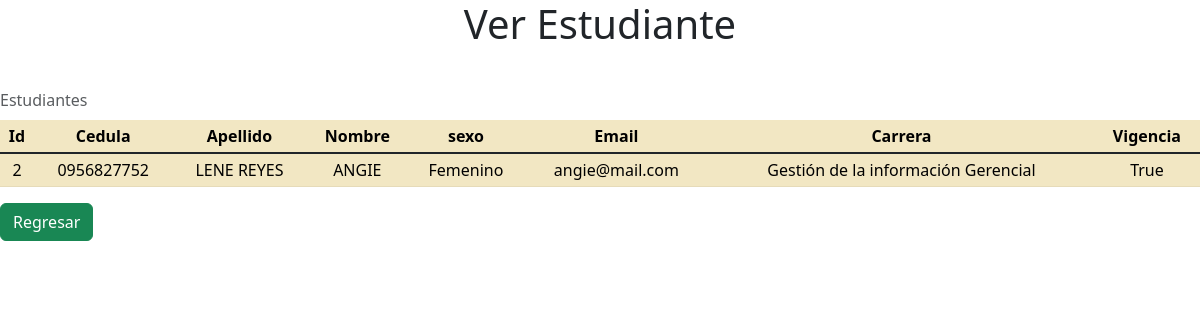
The app's page /ver_estudiante/2 with its own data.
### estudiantes/models.py (models this page shows, shortened)
class Estudiante(models.Model):
    sexos = [
        ('F', 'Femenino'),
        ('M', 'Masculino')
    ]
    cedula = models.CharField(max_length=10)
    apellido = models.CharField(max_length=50)
    nombre = models.CharField(max_length=50)
    sexo = models.CharField(max_length=1, choices=sexos, null=True)
    email= models.CharField(max_length=50)
    carrera = models.ForeignKey(Carrera, on_delete=models.CASCADE)
    vigencia = models.BooleanField(default=True)

class Carrera(models.Model):
    codigo = models.CharField(max_length=3)
    nombre_carrera = models.CharField(max_length=50)
    duracion = models.PositiveSmallIntegerField(default=5)
    def __str__(self):
        return self.nombre_carrera

### estudiantes/views.py (the view)
# urls.py: path('ver_estudiante/<int:idEstudiante>', ver_estudiante),
def ver_estudiante(request, idEstudiante):
    pagina = loader.get_template('ver_estudiante.html')
    estudiante = get_object_or_404(Estudiante, pk=idEstudiante)
    mensaje = {'estudiante': estudiante}
    return HttpResponse(pagina.render(mensaje, request))

### estudiantes/templates/ver_estudiante.html (shortened to what this page needs)
<!DOCTYPE html>
<html lang="en">
<head>
    <link href="https://cdn.jsdelivr.net/npm/bootstrap@5.3.0/dist/css/bootstrap.min.css" rel="stylesheet">
</head>
<body>
<div class="panel panel-primary" align="center">
    <h1>Ver Estudiante</h1>
</div> <br>
<table class="table table-striped table-hover table table-sm table align-middle text-center table caption-top" >
    <caption>Estudiantes</caption>
    <tr>
        <th class="table-warning">Id</th>
        <th class="table-warning">Cedula</th>
        <th class="table-warning">Apellido</th>
        <th class="table-warning">Nombre</th>
        <th class="table-warning">sexo</th>
        <th class="table-warning">Email</th>
        <th class="table-warning">Carrera</th>
        <th class="table-warning">Vigencia</th>
    </tr>
    <tbody class="table-group-divider">
       <tr>
            <td class="table-warning">{{estudiante.id}}</td>
            <td class="table-warning">{{estudiante.cedula}}</td>
            <td class="table-warning">{{estudiante.apellido | upper}}</td>
            <td class="table-warning">{{estudiante.nombre | upper}}</td>
            <td class="table-warning">{% if estudiante.sexo == 'F' %} Femenino {% endif %} {% if estudiante.sexo == 'M' %}Masculino {% endif %}</td>
            <td class="table-warning">{{estudiante.email}} </td>
            <td class="table-warning">{{estudiante.carrera}} </td>
            <td class="table-warning">{{estudiante.vigencia}}</td>
       </tr>
    </tbody >
</table>
<div>
  <a class="btn btn-success" href="{%url 'inicio'%}">Regresar</a>
</div>
</body>
</html>

### records on screen
Estudiante: id "2", cedula "0956827752", apellido "LENE REYES", nombre "ANGIE", email "angie@mail.com", carrera "Gestión de la información Gerencial", vigencia "True"
